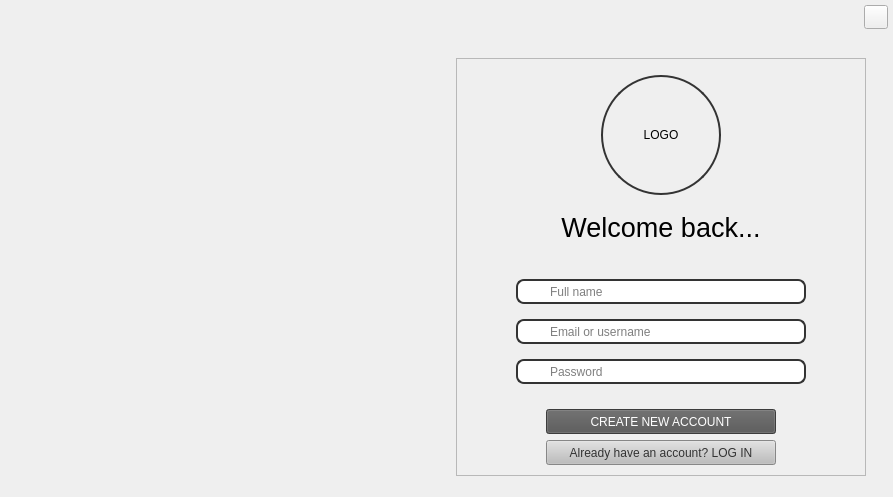
<?xml version="1.0" encoding="UTF-8"?>
<ui version="4.0">
 <class>MainWindow</class>
 <widget class="QMainWindow" name="MainWindow">
  <property name="geometry">
   <rect>
    <x>0</x>
    <y>0</y>
    <width>893</width>
    <height>497</height>
   </rect>
  </property>
  <property name="windowTitle">
   <string>MainWindow</string>
  </property>
  <property name="styleSheet">
   <string notr="true"/>
  </property>
  <widget class="QWidget" name="centralwidget">
   <layout class="QVBoxLayout" name="verticalLayout">
    <property name="spacing">
     <number>0</number>
    </property>
    <property name="leftMargin">
     <number>0</number>
    </property>
    <property name="topMargin">
     <number>0</number>
    </property>
    <property name="rightMargin">
     <number>0</number>
    </property>
    <property name="bottomMargin">
     <number>0</number>
    </property>
    <item>
     <widget class="QWidget" name="widget" native="true">
      <layout class="QHBoxLayout" name="horizontalLayout_16">
       <property name="spacing">
        <number>0</number>
       </property>
       <property name="leftMargin">
        <number>0</number>
       </property>
       <property name="topMargin">
        <number>0</number>
       </property>
       <property name="rightMargin">
        <number>0</number>
       </property>
       <property name="bottomMargin">
        <number>0</number>
       </property>
       <item>
        <widget class="QWidget" name="header_frame" native="true">
         <property name="cursor">
          <cursorShape>BusyCursor</cursorShape>
         </property>
         <layout class="QHBoxLayout" name="horizontalLayout_11">
          <property name="spacing">
           <number>0</number>
          </property>
          <property name="leftMargin">
           <number>0</number>
          </property>
          <property name="topMargin">
           <number>5</number>
          </property>
          <property name="rightMargin">
           <number>5</number>
          </property>
          <property name="bottomMargin">
           <number>0</number>
          </property>
          <item alignment="Qt::AlignRight">
           <widget class="QPushButton" name="close_window_button">
            <property name="minimumSize">
             <size>
              <width>24</width>
              <height>24</height>
             </size>
            </property>
            <property name="maximumSize">
             <size>
              <width>24</width>
              <height>24</height>
             </size>
            </property>
            <property name="cursor">
             <cursorShape>PointingHandCursor</cursorShape>
            </property>
            <property name="text">
             <string/>
            </property>
            <property name="icon">
             <iconset resource="../Qss/icons/_icons.qrc">
              <normaloff>:/feather/icons/feather/x-circle.png</normaloff>:/feather/icons/feather/x-circle.png</iconset>
            </property>
           </widget>
          </item>
         </layout>
        </widget>
       </item>
      </layout>
     </widget>
    </item>
    <item>
     <widget class="QStackedWidget" name="stackedWidget">
      <widget class="QWidget" name="Login_SignUp">
       <layout class="QVBoxLayout" name="verticalLayout_6">
        <property name="spacing">
         <number>0</number>
        </property>
        <property name="topMargin">
         <number>0</number>
        </property>
        <property name="bottomMargin">
         <number>0</number>
        </property>
        <item alignment="Qt::AlignVCenter">
         <widget class="QWidget" name="body_welcome" native="true">
          <layout class="QHBoxLayout" name="horizontalLayout_12">
           <property name="spacing">
            <number>0</number>
           </property>
           <property name="bottomMargin">
            <number>0</number>
           </property>
           <item>
            <widget class="QCustomQStackedWidget" name="wellcome_stackedWidget">
             <widget class="QWidget" name="left_login_page">
              <property name="styleSheet">
               <string notr="true"/>
              </property>
             </widget>
             <widget class="QWidget" name="left_signup_page"/>
            </widget>
           </item>
           <item>
            <widget class="QCustomQStackedWidget" name="login_signup_stackedWidget">
             <property name="cursor">
              <cursorShape>PointingHandCursor</cursorShape>
             </property>
             <property name="currentIndex">
              <number>1</number>
             </property>
             <widget class="QWidget" name="right_login_page">
              <layout class="QVBoxLayout" name="verticalLayout_3">
               <item alignment="Qt::AlignHCenter">
                <widget class="QFrame" name="frame">
                 <property name="frameShape">
                  <enum>QFrame::StyledPanel</enum>
                 </property>
                 <property name="frameShadow">
                  <enum>QFrame::Raised</enum>
                 </property>
                 <layout class="QVBoxLayout" name="verticalLayout_4">
                  <item alignment="Qt::AlignHCenter">
                   <widget class="QLabel" name="login_photo_label">
                    <property name="minimumSize">
                     <size>
                      <width>120</width>
                      <height>120</height>
                     </size>
                    </property>
                    <property name="maximumSize">
                     <size>
                      <width>120</width>
                      <height>120</height>
                     </size>
                    </property>
                    <property name="styleSheet">
                     <string notr="true">border-radius: 60px;  border: 1.5px solid #333;</string>
                    </property>
                    <property name="text">
                     <string>LOGO</string>
                    </property>
                    <property name="alignment">
                     <set>Qt::AlignCenter</set>
                    </property>
                   </widget>
                  </item>
                  <item alignment="Qt::AlignHCenter">
                   <widget class="QLabel" name="label_21">
                    <property name="sizePolicy">
                     <sizepolicy hsizetype="Preferred" vsizetype="Preferred">
                      <horstretch>0</horstretch>
                      <verstretch>0</verstretch>
                     </sizepolicy>
                    </property>
                    <property name="font">
                     <font>
                      <pointsize>20</pointsize>
                     </font>
                    </property>
                    <property name="text">
                     <string>Welcome back...</string>
                    </property>
                    <property name="scaledContents">
                     <bool>true</bool>
                    </property>
                    <property name="alignment">
                     <set>Qt::AlignCenter</set>
                    </property>
                   </widget>
                  </item>
                  <item>
                   <layout class="QVBoxLayout" name="verticalLayout_2">
                    <property name="leftMargin">
                     <number>50</number>
                    </property>
                    <property name="topMargin">
                     <number>5</number>
                    </property>
                    <property name="rightMargin">
                     <number>50</number>
                    </property>
                    <property name="bottomMargin">
                     <number>10</number>
                    </property>
                    <item>
                     <widget class="QLabel" name="label">
                      <property name="font">
                       <font>
                        <family>Dubai Light</family>
                        <pointsize>12</pointsize>
                       </font>
                      </property>
                      <property name="text">
                       <string>Log in to continue</string>
                      </property>
                      <property name="scaledContents">
                       <bool>true</bool>
                      </property>
                     </widget>
                    </item>
                    <item>
                     <layout class="QVBoxLayout" name="verticalLayout_8">
                      <property name="sizeConstraint">
                       <enum>QLayout::SetMinimumSize</enum>
                      </property>
                      <property name="topMargin">
                       <number>10</number>
                      </property>
                      <property name="rightMargin">
                       <number>0</number>
                      </property>
                      <property name="bottomMargin">
                       <number>15</number>
                      </property>
                      <item>
                       <widget class="QLineEdit" name="login_username_lineEdit">
                        <property name="minimumSize">
                         <size>
                          <width>250</width>
                          <height>25</height>
                         </size>
                        </property>
                        <property name="styleSheet">
                         <string notr="true">border:1.5px solid #333; border-radius:8px;padding-left:30px</string>
                        </property>
                        <property name="placeholderText">
                         <string>Email or username</string>
                        </property>
                       </widget>
                      </item>
                      <item>
                       <widget class="QLineEdit" name="login_password_lineEdit">
                        <property name="minimumSize">
                         <size>
                          <width>250</width>
                          <height>25</height>
                         </size>
                        </property>
                        <property name="styleSheet">
                         <string notr="true">border:1.5px solid #333; border-radius:8px;padding-left:30px</string>
                        </property>
                        <property name="placeholderText">
                         <string>Password</string>
                        </property>
                       </widget>
                      </item>
                      <item>
                       <widget class="QCheckBox" name="login_rememberme_checkBox">
                        <property name="maximumSize">
                         <size>
                          <width>16777215</width>
                          <height>35</height>
                         </size>
                        </property>
                        <property name="font">
                         <font>
                          <family>Dubai Light</family>
                          <pointsize>9</pointsize>
                         </font>
                        </property>
                        <property name="styleSheet">
                         <string notr="true">margin:5px; color:#353535;</string>
                        </property>
                        <property name="text">
                         <string>Remember me</string>
                        </property>
                       </widget>
                      </item>
                     </layout>
                    </item>
                    <item>
                     <layout class="QVBoxLayout" name="verticalLayout_5">
                      <property name="spacing">
                       <number>10</number>
                      </property>
                      <property name="topMargin">
                       <number>0</number>
                      </property>
                      <item alignment="Qt::AlignHCenter">
                       <widget class="QPushButton" name="login_button">
                        <property name="minimumSize">
                         <size>
                          <width>230</width>
                          <height>30</height>
                         </size>
                        </property>
                        <property name="maximumSize">
                         <size>
                          <width>230</width>
                          <height>30</height>
                         </size>
                        </property>
                        <property name="styleSheet">
                         <string notr="true">background-color:#333;color:white</string>
                        </property>
                        <property name="text">
                         <string>LOG IN</string>
                        </property>
                       </widget>
                      </item>
                      <item alignment="Qt::AlignHCenter">
                       <widget class="QPushButton" name="to_signup_button">
                        <property name="minimumSize">
                         <size>
                          <width>230</width>
                          <height>30</height>
                         </size>
                        </property>
                        <property name="maximumSize">
                         <size>
                          <width>230</width>
                          <height>30</height>
                         </size>
                        </property>
                        <property name="styleSheet">
                         <string notr="true">background-color:#545454;color:white</string>
                        </property>
                        <property name="text">
                         <string>CREATE NEW ACCOUNT</string>
                        </property>
                       </widget>
                      </item>
                     </layout>
                    </item>
                   </layout>
                  </item>
                 </layout>
                </widget>
               </item>
              </layout>
             </widget>
             <widget class="QWidget" name="right_signup_page">
              <layout class="QVBoxLayout" name="verticalLayout_13">
               <item>
                <widget class="QFrame" name="frame_2">
                 <property name="frameShape">
                  <enum>QFrame::StyledPanel</enum>
                 </property>
                 <property name="frameShadow">
                  <enum>QFrame::Raised</enum>
                 </property>
                 <layout class="QVBoxLayout" name="verticalLayout_9">
                  <property name="spacing">
                   <number>0</number>
                  </property>
                  <property name="topMargin">
                   <number>9</number>
                  </property>
                  <property name="bottomMargin">
                   <number>0</number>
                  </property>
                  <item alignment="Qt::AlignHCenter">
                   <widget class="QLabel" name="signup_photo_label">
                    <property name="minimumSize">
                     <size>
                      <width>120</width>
                      <height>120</height>
                     </size>
                    </property>
                    <property name="maximumSize">
                     <size>
                      <width>120</width>
                      <height>120</height>
                     </size>
                    </property>
                    <property name="styleSheet">
                     <string notr="true">border-radius: 60px;  border: 1.5px solid #333;</string>
                    </property>
                    <property name="text">
                     <string>LOGO</string>
                    </property>
                    <property name="alignment">
                     <set>Qt::AlignCenter</set>
                    </property>
                   </widget>
                  </item>
                  <item alignment="Qt::AlignHCenter">
                   <widget class="QLabel" name="label_31">
                    <property name="sizePolicy">
                     <sizepolicy hsizetype="Preferred" vsizetype="Preferred">
                      <horstretch>0</horstretch>
                      <verstretch>0</verstretch>
                     </sizepolicy>
                    </property>
                    <property name="maximumSize">
                     <size>
                      <width>16777215</width>
                      <height>50</height>
                     </size>
                    </property>
                    <property name="font">
                     <font>
                      <pointsize>20</pointsize>
                     </font>
                    </property>
                    <property name="text">
                     <string>Welcome back...</string>
                    </property>
                    <property name="scaledContents">
                     <bool>true</bool>
                    </property>
                    <property name="alignment">
                     <set>Qt::AlignCenter</set>
                    </property>
                   </widget>
                  </item>
                  <item>
                   <layout class="QVBoxLayout" name="verticalLayout_10">
                    <property name="leftMargin">
                     <number>50</number>
                    </property>
                    <property name="topMargin">
                     <number>5</number>
                    </property>
                    <property name="rightMargin">
                     <number>50</number>
                    </property>
                    <property name="bottomMargin">
                     <number>0</number>
                    </property>
                    <item>
                     <layout class="QVBoxLayout" name="verticalLayout_11">
                      <property name="spacing">
                       <number>15</number>
                      </property>
                      <property name="sizeConstraint">
                       <enum>QLayout::SetMinimumSize</enum>
                      </property>
                      <property name="topMargin">
                       <number>15</number>
                      </property>
                      <property name="rightMargin">
                       <number>0</number>
                      </property>
                      <property name="bottomMargin">
                       <number>0</number>
                      </property>
                      <item>
                       <widget class="QLineEdit" name="full_name_lineEdit">
                        <property name="minimumSize">
                         <size>
                          <width>0</width>
                          <height>25</height>
                         </size>
                        </property>
                        <property name="styleSheet">
                         <string notr="true">border:1.5px solid #333; border-radius:8px;padding-left:30px</string>
                        </property>
                        <property name="text">
                         <string/>
                        </property>
                        <property name="placeholderText">
                         <string>Full name</string>
                        </property>
                       </widget>
                      </item>
                      <item>
                       <widget class="QLineEdit" name="signup_username_lineEdit">
                        <property name="minimumSize">
                         <size>
                          <width>0</width>
                          <height>25</height>
                         </size>
                        </property>
                        <property name="styleSheet">
                         <string notr="true">border:1.5px solid #333; border-radius:8px;padding-left:30px</string>
                        </property>
                        <property name="placeholderText">
                         <string>Email or username</string>
                        </property>
                       </widget>
                      </item>
                      <item>
                       <widget class="QLineEdit" name="signup_password_lineEdit">
                        <property name="minimumSize">
                         <size>
                          <width>0</width>
                          <height>25</height>
                         </size>
                        </property>
                        <property name="styleSheet">
                         <string notr="true">border:1.5px solid #333; border-radius:8px;padding-left:30px</string>
                        </property>
                        <property name="placeholderText">
                         <string>Password</string>
                        </property>
                       </widget>
                      </item>
                     </layout>
                    </item>
                    <item>
                     <layout class="QVBoxLayout" name="verticalLayout_12">
                      <property name="spacing">
                       <number>6</number>
                      </property>
                      <property name="sizeConstraint">
                       <enum>QLayout::SetMinimumSize</enum>
                      </property>
                      <property name="topMargin">
                       <number>25</number>
                      </property>
                      <item alignment="Qt::AlignHCenter">
                       <widget class="QPushButton" name="signup_button">
                        <property name="minimumSize">
                         <size>
                          <width>230</width>
                          <height>25</height>
                         </size>
                        </property>
                        <property name="maximumSize">
                         <size>
                          <width>230</width>
                          <height>25</height>
                         </size>
                        </property>
                        <property name="cursor">
                         <cursorShape>PointingHandCursor</cursorShape>
                        </property>
                        <property name="styleSheet">
                         <string notr="true">background-color:#545454;color:white</string>
                        </property>
                        <property name="text">
                         <string>CREATE NEW ACCOUNT</string>
                        </property>
                       </widget>
                      </item>
                      <item alignment="Qt::AlignHCenter">
                       <widget class="QPushButton" name="to_login_button">
                        <property name="minimumSize">
                         <size>
                          <width>230</width>
                          <height>25</height>
                         </size>
                        </property>
                        <property name="maximumSize">
                         <size>
                          <width>230</width>
                          <height>25</height>
                         </size>
                        </property>
                        <property name="styleSheet">
                         <string notr="true">background-color:#bdbdbd;color:#333</string>
                        </property>
                        <property name="text">
                         <string>Already have an account? LOG IN</string>
                        </property>
                       </widget>
                      </item>
                     </layout>
                    </item>
                   </layout>
                  </item>
                 </layout>
                </widget>
               </item>
              </layout>
             </widget>
            </widget>
           </item>
          </layout>
         </widget>
        </item>
       </layout>
      </widget>
      <widget class="QWidget" name="Main">
       <layout class="QVBoxLayout" name="verticalLayout_7">
        <item>
         <widget class="QWidget" name="header_main" native="true">
          <property name="cursor">
           <cursorShape>BusyCursor</cursorShape>
          </property>
          <layout class="QHBoxLayout" name="horizontalLayout_13">
           <property name="spacing">
            <number>0</number>
           </property>
           <property name="leftMargin">
            <number>0</number>
           </property>
           <property name="topMargin">
            <number>5</number>
           </property>
           <property name="rightMargin">
            <number>5</number>
           </property>
           <property name="bottomMargin">
            <number>0</number>
           </property>
           <item>
            <widget class="QPushButton" name="home_button">
             <property name="text">
              <string>Home</string>
             </property>
            </widget>
           </item>
           <item>
            <widget class="QPushButton" name="restaurant_button">
             <property name="text">
              <string>Restaurant</string>
             </property>
            </widget>
           </item>
           <item alignment="Qt::AlignRight">
            <widget class="QPushButton" name="profile_button">
             <property name="minimumSize">
              <size>
               <width>48</width>
               <height>48</height>
              </size>
             </property>
             <property name="maximumSize">
              <size>
               <width>48</width>
               <height>48</height>
              </size>
             </property>
             <property name="cursor">
              <cursorShape>PointingHandCursor</cursorShape>
             </property>
             <property name="text">
              <string/>
             </property>
             <property name="icon">
              <iconset resource="../Qss/icons/_icons.qrc">
               <normaloff>:/feather/icons/feather/smile.png</normaloff>:/feather/icons/feather/smile.png</iconset>
             </property>
             <property name="iconSize">
              <size>
               <width>32</width>
               <height>32</height>
              </size>
             </property>
            </widget>
           </item>
          </layout>
         </widget>
        </item>
        <item>
         <widget class="QWidget" name="body_main" native="true">
          <layout class="QHBoxLayout" name="horizontalLayout_14">
           <item>
            <widget class="QStackedWidget" name="stackedWidget_12">
             <property name="currentIndex">
              <number>3</number>
             </property>
             <widget class="QWidget" name="home_page">
              <widget class="QLabel" name="label_22">
               <property name="geometry">
                <rect>
                 <x>50</x>
                 <y>80</y>
                 <width>311</width>
                 <height>111</height>
                </rect>
               </property>
               <property name="font">
                <font>
                 <pointsize>30</pointsize>
                </font>
               </property>
               <property name="text">
                <string>HOME</string>
               </property>
              </widget>
             </widget>
             <widget class="QWidget" name="restaurant_page">
              <widget class="QLabel" name="label_23">
               <property name="geometry">
                <rect>
                 <x>0</x>
                 <y>0</y>
                 <width>311</width>
                 <height>111</height>
                </rect>
               </property>
               <property name="font">
                <font>
                 <pointsize>30</pointsize>
                </font>
               </property>
               <property name="text">
                <string>RESTAURANT</string>
               </property>
              </widget>
             </widget>
             <widget class="QWidget" name="review_restaurant_page">
              <widget class="QLabel" name="label_24">
               <property name="geometry">
                <rect>
                 <x>250</x>
                 <y>60</y>
                 <width>361</width>
                 <height>111</height>
                </rect>
               </property>
               <property name="font">
                <font>
                 <pointsize>30</pointsize>
                </font>
               </property>
               <property name="text">
                <string>Review Restaurant</string>
               </property>
              </widget>
             </widget>
             <widget class="QWidget" name="inside_restaurant_page">
              <widget class="QWidget" name="body_modify_restaurant" native="true">
               <property name="geometry">
                <rect>
                 <x>0</x>
                 <y>0</y>
                 <width>875</width>
                 <height>439</height>
                </rect>
               </property>
               <layout class="QHBoxLayout" name="horizontalLayout_15">
                <item>
                 <layout class="QVBoxLayout" name="left_panel_restaurant">
                  <item>
                   <widget class="QPushButton" name="pushButton">
                    <property name="text">
                     <string>Info</string>
                    </property>
                   </widget>
                  </item>
                 </layout>
                </item>
                <item>
                 <widget class="QStackedWidget" name="stackedWidget_13">
                  <widget class="QWidget" name="add_restaurant_page">
                   <widget class="QLabel" name="label_25">
                    <property name="geometry">
                     <rect>
                      <x>160</x>
                      <y>100</y>
                      <width>231</width>
                      <height>71</height>
                     </rect>
                    </property>
                    <property name="font">
                     <font>
                      <pointsize>16</pointsize>
                     </font>
                    </property>
                    <property name="text">
                     <string>Add new restaurant</string>
                    </property>
                   </widget>
                  </widget>
                  <widget class="QWidget" name="modify_restaurant_page">
                   <widget class="QLabel" name="label_26">
                    <property name="geometry">
                     <rect>
                      <x>150</x>
                      <y>110</y>
                      <width>231</width>
                      <height>71</height>
                     </rect>
                    </property>
                    <property name="font">
                     <font>
                      <pointsize>16</pointsize>
                     </font>
                    </property>
                    <property name="text">
                     <string>Edit/Delete  restaurant</string>
                    </property>
                   </widget>
                  </widget>
                  <widget class="QWidget" name="menu_page">
                   <widget class="QLabel" name="label_27">
                    <property name="geometry">
                     <rect>
                      <x>0</x>
                      <y>0</y>
                      <width>311</width>
                      <height>111</height>
                     </rect>
                    </property>
                    <property name="font">
                     <font>
                      <pointsize>30</pointsize>
                     </font>
                    </property>
                    <property name="text">
                     <string>Menu</string>
                    </property>
                   </widget>
                  </widget>
                  <widget class="QWidget" name="add_food_page">
                   <widget class="QLabel" name="label_28">
                    <property name="geometry">
                     <rect>
                      <x>30</x>
                      <y>50</y>
                      <width>311</width>
                      <height>111</height>
                     </rect>
                    </property>
                    <property name="font">
                     <font>
                      <pointsize>30</pointsize>
                     </font>
                    </property>
                    <property name="text">
                     <string>New Food</string>
                    </property>
                   </widget>
                  </widget>
                  <widget class="QWidget" name="modify_food_page">
                   <widget class="QLabel" name="label_29">
                    <property name="geometry">
                     <rect>
                      <x>0</x>
                      <y>0</y>
                      <width>311</width>
                      <height>111</height>
                     </rect>
                    </property>
                    <property name="font">
                     <font>
                      <pointsize>30</pointsize>
                     </font>
                    </property>
                    <property name="text">
                     <string>Food Name</string>
                    </property>
                   </widget>
                  </widget>
                  <widget class="QWidget" name="review_food_page">
                   <widget class="QLabel" name="label_30">
                    <property name="geometry">
                     <rect>
                      <x>200</x>
                      <y>120</y>
                      <width>311</width>
                      <height>111</height>
                     </rect>
                    </property>
                    <property name="font">
                     <font>
                      <pointsize>30</pointsize>
                     </font>
                    </property>
                    <property name="text">
                     <string>Review food</string>
                    </property>
                   </widget>
                  </widget>
                 </widget>
                </item>
               </layout>
              </widget>
             </widget>
            </widget>
           </item>
          </layout>
         </widget>
        </item>
       </layout>
      </widget>
     </widget>
    </item>
   </layout>
  </widget>
 </widget>
 <customwidgets>
  <customwidget>
   <class>QCustomQStackedWidget</class>
   <extends>QStackedWidget</extends>
   <header>Custom_Widgets.QCustomQStackedWidget.h</header>
   <container>1</container>
  </customwidget>
 </customwidgets>
 <resources>
  <include location="../Qss/icons/_icons.qrc"/>
 </resources>
 <connections/>
</ui>
